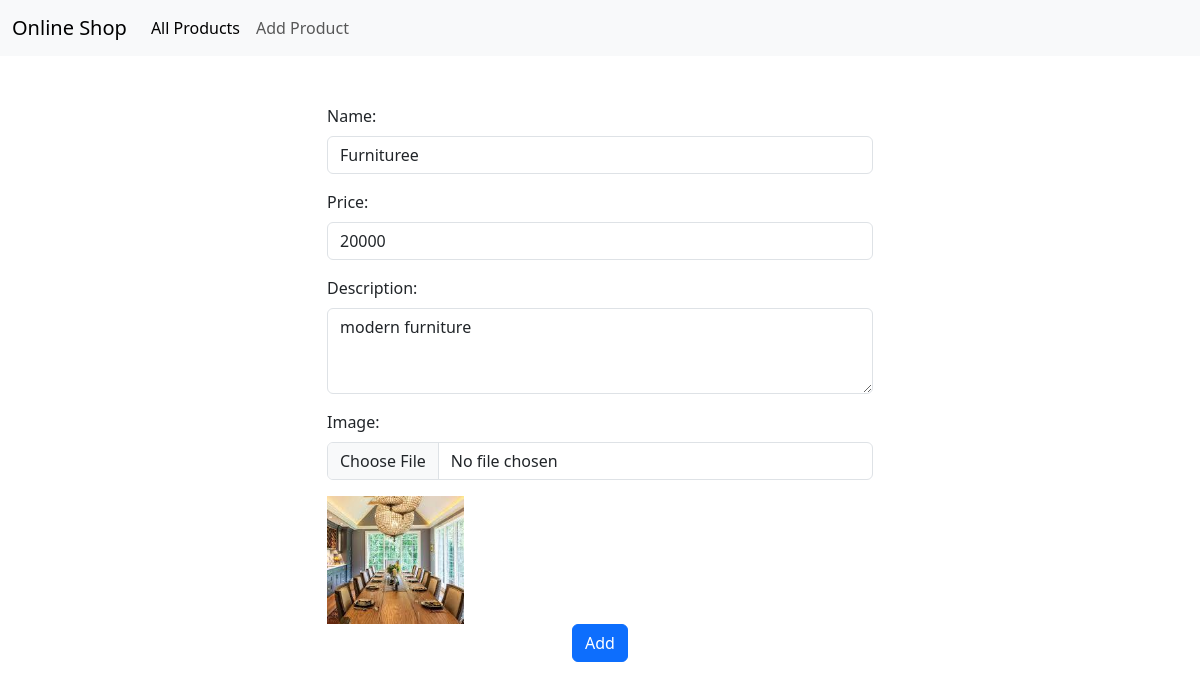
/edit.php?id=9 (signed in), run on the app's committed database.
### tables this page shows
CREATE TABLE `products` (
  `product_id` int(11) NOT NULL,
  `product_name` varchar(100) NOT NULL,
  `product_description` text DEFAULT NULL,
  `product_price` decimal(10,0) NOT NULL,
  `product_image` varchar(50) NOT NULL
);

### classes/Request.php (called while the page is built, shortened)
<?php
require_once ('Product.php');
class Request {
    public function GetData($key)
    {
        if (isset($_GET[$key]))
        {
            return empty($_GET[$key])? null: $_GET[$key];
        }
        return null;
    }
}

### classes/Validation.php (called while the page is built, shortened)
<?php
class Validation {
    static public function ValidateId($id)
    {
        if (filter_var($id,FILTER_SANITIZE_NUMBER_INT))
            return $id >= 0? true:false;
        return false;
    }
}

### classes/DataBase.php (called while the page is built, shortened)
<?php
require_once ('Product.php');
class DataBase {
    static public $Host = 'localhost';
    static private $dbName = 'Online_Shop';
    static private $username = 'root';
    static private $password = '';
    static private function TestConnection()
    {
        try
        {
            $connection = new PDO("mysql:host=" . self::$Host . ";dbname=" . self::$dbName, self::$username, self::$password);
            return $connection;
        }
        catch(PDOException $ex)
        {
            return null;
        }
    }
    static private function Query($query)
    {
        try
        {
            $connection = self::TestConnection();
            if ($connection != null)
            {
                $statement = $connection->prepare($query);
                $statement->execute();
                $result = $statement->fetchAll();
                if (count($result))
                    return $result;
                return null;
            }
            return null;
        }
        catch (Exception $ex)
        {
            return null;
        }
    }
    static private function GetFirstRecord($sql)
    {
        $res = self::Query($sql);
        return $res? $res[0]:null;
    }
    static public function GetOneProduct($id)
    {
        $sql = "Select * from products where product_id = $id";
        $result =  self::GetFirstRecord($sql);
        if ($result != null){
            $product = new Product(
                $result['product_id'],
                $result['product_name'],
                $result['product_price'],
                $result['product_description'],
                $result['product_image']
            );
            return $product;
        }return null;
    }
}

### classes/Product.php (called while the page is built, shortened)
<?php
class Product {
    private $name;
    private $price;
    private $desc;
    private $img;
    public function __construct($id, $name, $price, $desc, $img) {
        $this->name = $name;
        $this->price = $price;
        $this->desc = $desc;
        $this->img = $img;
    }
    public function getName(){
        return $this->name;
    }
    public function getPrice(){
        return $this->price;
    }
    public function getDescription(){
        return $this->desc;
    }
    public function getImage(){
        return $this->img;
    }
}

### edit.php (the view, shortened to what this page needs)
<?php include 'inc/header.php'; ?>
<?php require_once ('classes/Request.php');?>
<?php require_once ('classes/Validation.php');?>
<?php require_once ('classes/DataBase.php');?>
<div class="container my-5">
    <div class="row">
        <div class="col-lg-6 offset-lg-3">
        <?php
        $request = new Request;
        $id =  $request->GetData('id');
        $id = Validation::ValidateId($id)? $id:null;
        $p = DataBase::GetOneProduct($id);
        if ($p != null && $id != null) {
        ?>
            <form action="handlers/EditProduct.php" method="POST" enctype="multipart/form-data">
                <div class="mb-3">
                <label for="name" class="form-label">Name:</label>
                <input type="text" class="form-control" id="name" name = "name" value="<?php echo $p->getName()?>">
                </div>
                <div class="mb-3">
                    <label for="price" class="form-label">Price:</label>
                    <input type="number" class="form-control" id="price" name="price" value="<?php echo $p->getPrice()?>" min="0">
                </div>
                <div class="mb-3">
                <label for="exampleFormControlTextarea1" class="form-label">Description:</label>
                <textarea class="form-control" id="exampleFormControlTextarea1" rows="3" name = "desc"><?php echo $p->getDescription();?></textarea>
                </div>
                <div class="mb-3">
                <label for="formFile" class="form-label">Image:</label>
                <input class="form-control" type="file" id="formFile" name="img">
                </div>
                <div class="col-lg-3">
                        <img src="images/<?php echo $p->getImage();?>" class="card-img-top">
                        </div>
                <center><button on type="submit" class="btn btn-primary" name="submit">Add</button></center>
            </form>
            <?php } else header("location:index.php"); ?>
        </div>
    </div>
</div>
<?php include 'inc/footer.php'; ?>

### data on the page
products: name "Furnituree", price "20000", desc "modern furniture", product_image (picture)
